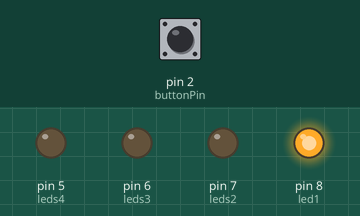
This sketch was run on a simulated Arduino Uno, built with avr-gcc and run on an emulated ATmega328P. Parts: output pins drawn as LEDs (lit = HIGH). The test bench sets the inputs (shaded band); at power-on: pin 2 (buttonPin) HIGH. Random numbers use the default seed unless the sketch sets one.

Above: at 1.2 s.
1.3 s: pin 2 (buttonPin) pulled LOW for 0.15 s
At 2.4 s:
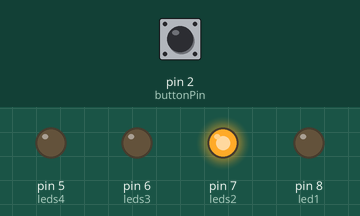
3.0 s: pin 2 (buttonPin) pulled LOW for 1 s
6.0 s: pin 2 (buttonPin) pulled LOW for 0.15 s
At 7.2 s:
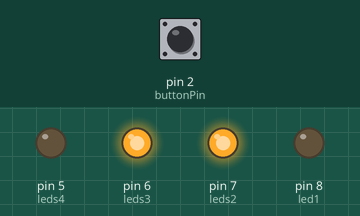
7.7 s: pin 2 (buttonPin) pulled LOW for 3.2 s
12.4 s: pin 2 (buttonPin) pulled LOW for 0.15 s
At 13.3 s:
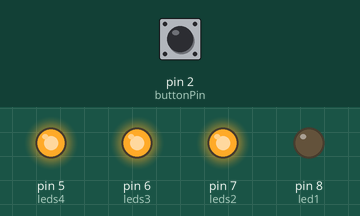
Timing chart, 0 to 15.1 s (numbered marks = the images above; inputs shaded):
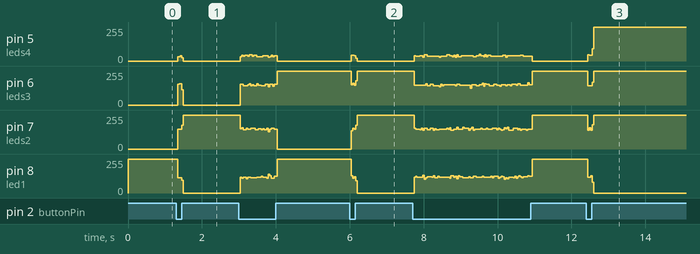

Measured:
- after the input at 1.3 s, pin 5 (leds4): 0/255 → 33/255 at once, → 0/255 0.08 s later; pin 6 (leds3): 0/255 → 161/255 at once, → 0/255 0.12 s later; pin 7 (leds2): 0/255 → 150/255 at once, → 255/255 0.12 s later; pin 8 (led1): 255/255 → 115/255 at once, → 0/255 0.12 s later
- after the input at 6.0 s, pin 5 (leds4): 0/255 → 45/255 at once, → 0/255 0.08 s later; pin 7 (leds2): 0/255 → 255/255 at once; pin 8 (led1): 255/255 → 0/255 at once
- after the input at 12.4 s, pin 5 (leds4): 0/255 → 42/255 at once, → 255/255 0.12 s later; pin 6 (leds3): 255/255 → 143/255 at once, → 255/255 0.12 s later; pin 8 (led1): 255/255 → 117/255 at once, → 0/255 0.08 s later

The sketch:

Prog.02.ino
```cpp
/**********************************************************************************
**                                                                               **
**                                  TÍTOL: Cub 3x3x3 prog.02                     **
**                                                                               **
**   NOM: Dennis Garcia                                       DATA: 25/03/2019   **
**********************************************************************************/
//********** Includes *************************************************************
//********** Variables ************************************************************
const int leds4 = 5;
const int leds3 = 6;
const int leds2 = 7;
const int led1 = 8;
const int buttonPin = 2;
boolean buttonEstat = LOW;
int num = 1;

//********** Setup ****************************************************************
void setup()
{
  pinMode(leds4, OUTPUT);
  pinMode(leds3, OUTPUT);
  pinMode(leds2, OUTPUT);
  pinMode(led1, OUTPUT);
  pinMode(buttonPin, INPUT);

  digitalWrite(leds4, LOW);
  digitalWrite(leds3, LOW);
  digitalWrite(leds2, LOW);
  digitalWrite(led1, LOW);
}

//********** Loop *****************************************************************
void loop()
{
  buttonEstat = digitalRead(buttonPin);
  if (buttonEstat == LOW)
  {
    num = random(1,7);
    digitalWrite(leds2,LOW);
    digitalWrite(leds3,LOW);
    digitalWrite(leds4,LOW);
    digitalWrite(led1,LOW);
  }
  switch(num)
  {
    case 1:
      digitalWrite(led1, HIGH);
      break;
    case 2:
      digitalWrite(leds2, HIGH);
      break;
    case 3:
      digitalWrite(led1, HIGH);
      digitalWrite(leds3, HIGH);
      break;
    case 4:
      digitalWrite(leds2, HIGH);
      digitalWrite(leds3, HIGH);
      break;
    case 5:
      digitalWrite(leds2, HIGH);
      digitalWrite(leds3, HIGH);
      digitalWrite(led1, HIGH);
      break;
    case 6:
      digitalWrite(leds2, HIGH);
      digitalWrite(leds3, HIGH);
      digitalWrite(leds4, HIGH);
      break;
  }
}

//********** Funcions *************************************************************
```
